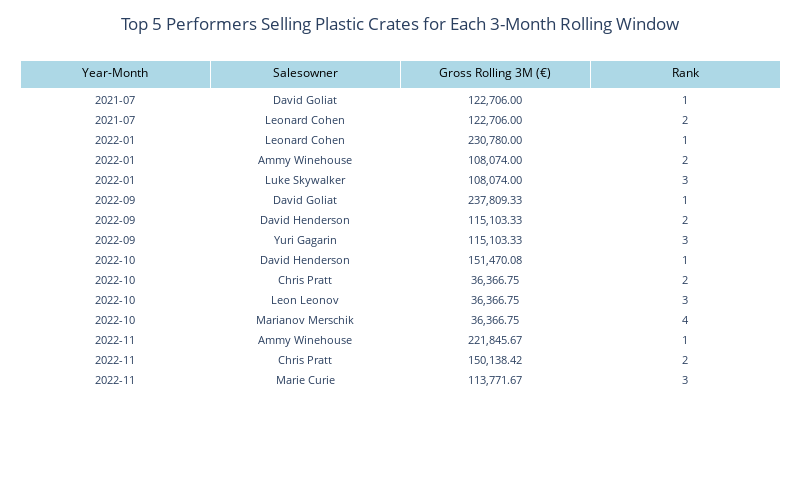

The code cell stored with this chart in its notebook:
### Code cell
import plotly.graph_objects as go

# Format the "Gross Rolling 3M" column with a thousands separator
top_5_performers["gross_rolling_3m_formatted"] = top_5_performers["gross_rolling_3m"].map("{:,.2f}".format)

# Create a Plotly Table to display the top 5 performers with thousands separators
def display_top_performers_table(top_5_performers):
    fig = go.Figure(
        data=[
            go.Table(
                header=dict(
                    values=["Year-Month", "Salesowner", "Gross Rolling 3M (€)", "Rank"],
                    fill_color="lightblue",
                    align="center",
                    font=dict(size=12, color="black"),
                ),
                cells=dict(
                    values=[
                        top_5_performers["year_month"],
                        top_5_performers["salesowners"],
                        top_5_performers["gross_rolling_3m_formatted"],
                        top_5_performers["rank"].astype(int),
                    ],
                    fill_color="white",
                    align="center",
                    font=dict(size=11),
                ),
            )
        ]
    )
    fig.update_layout(
        title="Top 5 Performers Selling Plastic Crates for Each 3-Month Rolling Window",
        title_x=0.5,
        margin=dict(l=20, r=20, t=60, b=20),
        width=800,
        height=500,
    )
    fig.show()

# Display the table
display_top_performers_table(top_5_performers)

### Figure 1 — Plotly figure (JSON) as saved in the notebook; plotly's stock layout.template omitted (floating-point values rounded to 4 significant figures)
{"data": [{"cells": {"align": "center", "fill": {"color": "white"}, "font": {"size": 11}, "values": [["2021-07", "2021-07", "2022-01", "2022-01", "2022-01", "2022-09", "2022-09", "2022-09", "2022-10", "2022-10", "2022-10", "2022-10", "2022-11", "2022-11", "2022-11"], ["David Goliat", "Leonard Cohen", "Leonard Cohen", "Ammy Winehouse", "Luke Skywalker", "David Goliat", "David Henderson", "Yuri Gagarin", "David Henderson", "Chris Pratt", "Leon Leonov", "Marianov Merschik", "Ammy Winehouse", "Chris Pratt", "Marie Curie"], ["122,706.00", "122,706.00", "230,780.00", "108,074.00", "108,074.00", "237,809.33", "115,103.33", "115,103.33", "151,470.08", "36,366.75", "36,366.75", "36,366.75", "221,845.67", "150,138.42", "113,771.67"], [1, 2, 1, 2, 3, 1, 2, 3, 1, 2, 3, 4, 1, 2, 3]]}, "header": {"align": "center", "fill": {"color": "lightblue"}, "font": {"color": "black", "size": 12}, "values": ["Year-Month", "Salesowner", "Gross Rolling 3M (€)", "Rank"]}, "type": "table"}], "layout": {"height": 500, "margin": {"b": 20, "l": 20, "r": 20, "t": 60}, "title": {"text": "Top 5 Performers Selling Plastic Crates for Each 3-Month Rolling Window", "x": 0.5}, "width": 800}}
